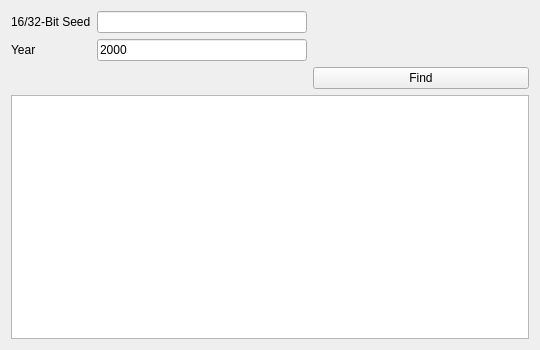
<?xml version="1.0" encoding="UTF-8"?>
<ui version="4.0">
 <class>SeedTime3</class>
 <widget class="QWidget" name="SeedTime3">
  <property name="geometry">
   <rect>
    <x>0</x>
    <y>0</y>
    <width>540</width>
    <height>350</height>
   </rect>
  </property>
  <property name="windowTitle">
   <string>Gen 3 Seed to Time</string>
  </property>
  <layout class="QGridLayout" name="gridLayout">
   <item row="0" column="0">
    <widget class="QLabel" name="seedLabel">
     <property name="text">
      <string>16/32-Bit Seed</string>
     </property>
    </widget>
   </item>
   <item row="0" column="1">
    <widget class="TextBox" name="textBoxSeed"/>
   </item>
   <item row="0" column="2">
    <spacer name="horizontalSpacer">
     <property name="orientation">
      <enum>Qt::Horizontal</enum>
     </property>
     <property name="sizeHint" stdset="0">
      <size>
       <width>216</width>
       <height>20</height>
      </size>
     </property>
    </spacer>
   </item>
   <item row="1" column="0">
    <widget class="QLabel" name="labelYear">
     <property name="text">
      <string>Year</string>
     </property>
    </widget>
   </item>
   <item row="1" column="1">
    <widget class="TextBox" name="textBoxYear">
     <property name="text">
      <string notr="true">2000</string>
     </property>
    </widget>
   </item>
   <item row="2" column="2">
    <widget class="QPushButton" name="pushButtonFind">
     <property name="text">
      <string>Find</string>
     </property>
    </widget>
   </item>
   <item row="3" column="0" colspan="3">
    <widget class="TableView" name="tableView">
     <attribute name="verticalHeaderVisible">
      <bool>false</bool>
     </attribute>
    </widget>
   </item>
  </layout>
 </widget>
 <customwidgets>
  <customwidget>
   <class>TextBox</class>
   <extends>QLineEdit</extends>
   <header>Forms/Controls/TextBox.hpp</header>
  </customwidget>
  <customwidget>
   <class>TableView</class>
   <extends>QTableView</extends>
   <header>Forms/Controls/TableView.hpp</header>
  </customwidget>
 </customwidgets>
 <tabstops>
  <tabstop>textBoxSeed</tabstop>
  <tabstop>textBoxYear</tabstop>
  <tabstop>pushButtonFind</tabstop>
  <tabstop>tableView</tabstop>
 </tabstops>
 <resources/>
 <connections/>
</ui>
